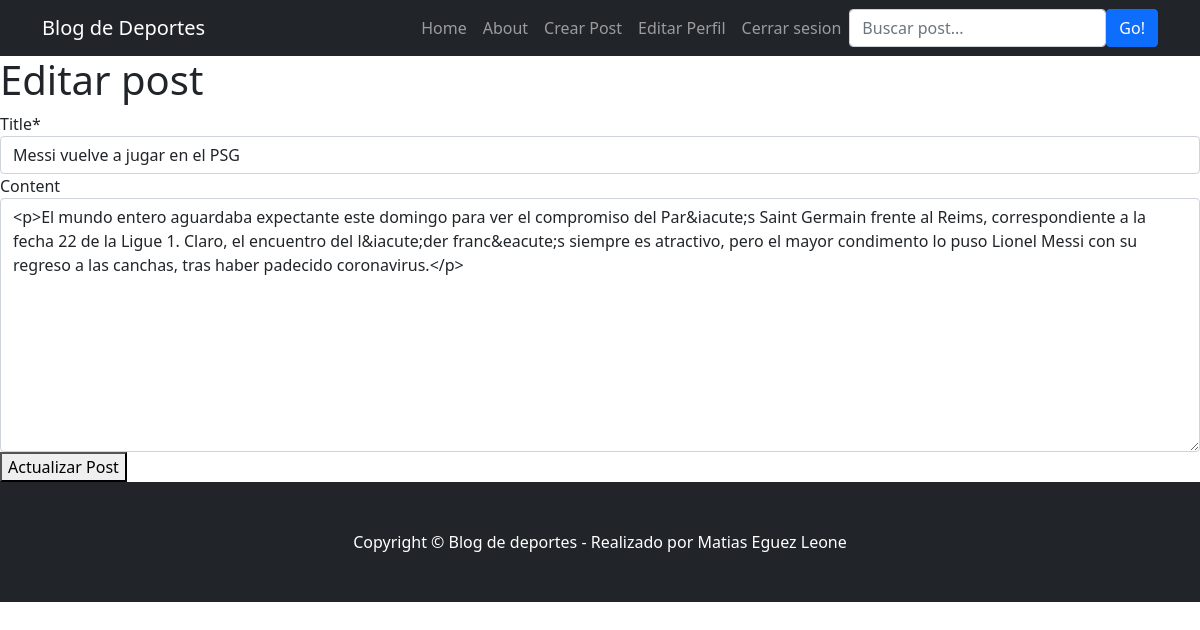
The page /blog/messi-vuelve-a-jugar-en-el-psg/editar (signed in) on the database its author committed.
### blog/models.py (models this page shows, shortened)
class Post(models.Model):
    title = models.CharField(max_length=100)
    content = RichTextField(blank = True, null = True)
    slug = models.SlugField(max_length=200, null = True, unique=True)
    thumbnail = models.ImageField(null = True, blank=True, upload_to = "images/")
    created_date = models.DateTimeField(auto_now_add=True)
    updated_date = models.DateTimeField(auto_now=True)

### blog/views.py (the view)
# urls.py: path('<slug:slug>/editar', updatePost.as_view(), name = 'editarPost'),
class updatePost(UpdateView):
    model = Post
    template_name = 'editarPost.html'
    fields = ['title', 'content']

### blog/templates/blog/editarPost.html (shortened to what this page needs)
{% extends 'blog/base.html' %}
{% load static %}
{% load crispy_forms_tags %}
{% block navbar %}
<nav class="navbar navbar-expand-lg navbar-dark bg-dark">
    <div class="container">
        <a class="navbar-brand" href="#!">Blog de Deportes</a>
                <div class="collapse navbar-collapse" id="navbarSupportedContent">
                    <ul class="navbar-nav ms-auto mb-2 mb-lg-0">
                        <li class="nav-item"><a class="nav-link" href="{% url 'inicio' %}">Home</a></li>
                        <li class="nav-item"><a class="nav-link" href="{% url 'about' %}">About</a></li>
                        {% if user.is_authenticated %}
                        <li class="nav-item"><a class="nav-link" href="{% url 'creapost' %}">Crear Post</a></li>
                        <li class="nav-item"><a class="nav-link" href="{% url 'edit_profile' %}">Editar Perfil</a></li>
                        <li class="nav-item"><a class="nav-link" href="{% url 'logout' %}">Cerrar sesion</a></li>
                        {% else %}
                        <li class="nav-item"><a class="nav-link" href="{% url 'register' %}">Registrarse</a></li>
                        <li class="nav-item"><a class="nav-link" href="{% url 'login' %}">Iniciar sesion</a></li>
                        {% endif %}
                    </ul>
                    <form class="d-flex" method="POST" action="{% url 'resultadoBusqueda' %}">
                                    <input class="form-control" type="text" placeholder="Buscar post..." aria-label="Buscar post..." aria-describedby="button-search" name="searched" />
                                    <button class="btn btn-primary" id="button-search" type="submit">Go!</button>
                    </form>
                </div>
    </div>
</nav>
{% endblock navbar %}
{% block crearpost %}
{% if user.is_authenticated %}
    <h1>Editar post</h1>
    <div class = "form-group">
        <form action="" method='POST'>{% csrf_token %}
            <form method="post" enctype="multipart/form-data">
                    {{form|crispy}}
                    <button type="submit">Actualizar Post</button>
                </form>
    </div>
{% else %}
    <h3>Tenes que iniciar sesion para poder editar un post!</h3>
{% endif %}
{%endblock crearpost %}

### rows shown on the page
Post: title "Messi vuelve a jugar en el PSG", content "<p>El mundo entero aguardaba expectante este domingo para ver el compromiso del Par&iacute;s Saint Germain frente al Reims, correspondiente a la fecha 22 de la Ligue 1. Claro, el encuentro del l&iacute;der franc&eacute;s siempre es atractivo, pero el mayor condimento lo puso Lionel Messi con su regreso a las canchas, tras haber padecido coronavirus.</p>"
